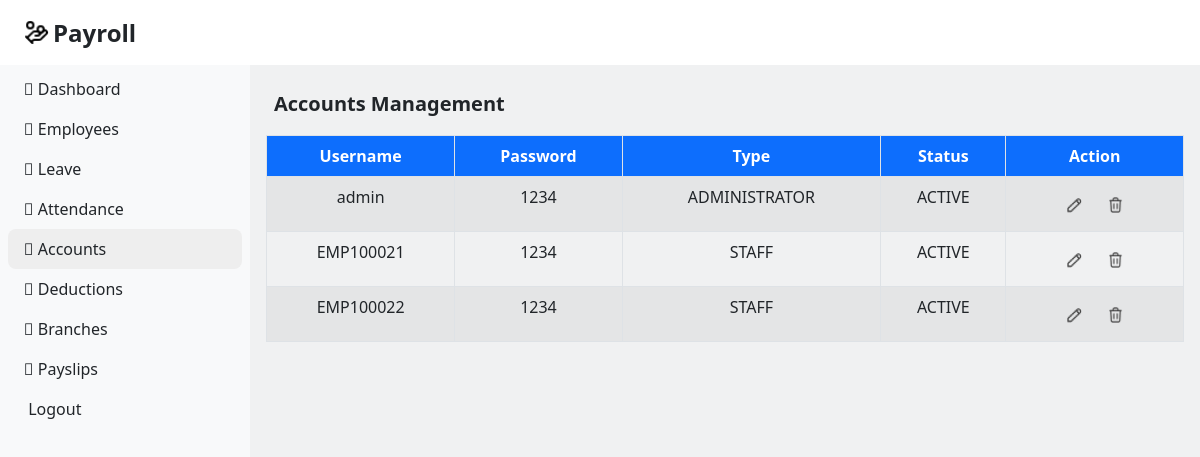
The app's page /accounts-management.php (signed in) with its own data.
### tables this page shows
CREATE TABLE `tblaccounts` (
  `username` varchar(50) NOT NULL,
  `userpass` varchar(50) NOT NULL,
  `usertype` varchar(50) NOT NULL,
  `userstatus` varchar(50) NOT NULL,
  `createdby` varchar(50) NOT NULL,
  `datecreated` varchar(50) NOT NULL
);

### accounts-management.php (the view, shortened to what this page needs)
<?php
require_once "config.php";
$sql = "SELECT * FROM tblaccounts";
$result = mysqli_query($link, $sql);
?>
<!DOCTYPE html>
<html lang="en">
<head>
    <link rel="stylesheet" href="sidebar.css">
    <link rel="stylesheet" href="https://pro.fontawesome.com/releases/v5.10.0/css/all.css">
    <link href="https://cdn.jsdelivr.net/npm/bootstrap@5.2.3/dist/css/bootstrap.min.css" rel="stylesheet"
 />
</head>
<body>
    <div class="main-container d-flex">
        <div class="sidebar bg-light text-dark" id="side_nav">
            <div class="header-box bg-white px-2 pt-3 pb-3 d-flex align-items-center" style="height:65px">
                <img src="hand-coins.png" height="25" class="ms-3"><span
                    class="text-dark fs-4 fw-bold ms-1 me-4">Payroll</span>
            </div>
            <ul class="list-unstyled px-2 text-dark bg-light mt-1">
                <li class=""><a href="dashboard.php" class="text-decoration-none px-3 py-2 d-block text-dark">
                        <i class="fal fa-home"></i> Dashboard
                    </a></li>
                <li class=""><a href="employees-management.php"
                        class="text-decoration-none px-3 py-2 d-block text-dark"><i class="fal fa-users">
                        </i>
                        Employees</a></li>
                <li class=""><a href="leave-management-admin.php"
                        class="text-decoration-none px-3 py-2 d-block text-dark"><i class="fal fa-arrow-circle-left">
                        </i> Leave</a></li>
                <li class=""><a href="attendance-management-admin.php"
                        class="text-decoration-none px-3 py-2 d-block text-dark"><i class="fal fa-clock"></i>
                        Attendance</a></li>
                <li class="active"><a href="accounts-management.php"
                        class="text-decoration-none px-3 py-2 d-block text-dark"><i class="fal fa-users"></i>
                        Accounts</a></li>
                <li class=""><a href="deductions-management.php"
                        class="text-decoration-none px-3 py-2 d-block text-dark"><i class="fal fa-minus"></i>
                        Deductions</a></li>
                <li class=""><a href="branches-management.php"
                        class="text-decoration-none px-3 py-2 d-block text-dark"><i class="fal fa-building"></i>
                        Branches</a></li>
                <li class=""><a href="payslips-management.php"
                        class="text-decoration-none px-3 py-2 d-block text-dark"><i class="fal fa-file"></i>
                        Payslips</a></li>
                <li class=""><a href="logout.php" class="text-decoration-none px-3 py-2 d-block text-dark">
                        Logout</a></li>
            </ul>
        </div>
        <div class="content bg-secondary bg-opacity-10">
            <nav class="navbar navbar-expand-md navbar-white bg-white" style="height:65px">
            </nav>
            <div class="d-flex align-items-center  justify-content-between me-4 ms-4 mt-4">
                <span class="fs-5 fw-bold">Accounts Management</span>
            </div>
            <div class="table-responsive m-3">
                <table class="table table-bordered table-striped text-center p-1" id="table">
                    <thead>
                        <tr class="bg-primary text-white">
                            <th>Username</th>
                            <th>Password</th>
                            <th>Type</th>
                            <th>Status</th>
                            <th>Action</th>
                        </tr>
                    </thead>
                    <tbody>
                        <?php
                        while ($row = mysqli_fetch_assoc($result)) {
                            echo "<tr>";
                            echo "<td>" . $row['username'] . "</td>";
                            echo "<td>" . $row['userpass'] . "</td>";
                            echo "<td>" . $row['usertype'] . "</td>";
                            echo "<td>" . $row['userstatus'] . "</td>";
                            echo "<td>";
                            echo "<a class='btn btn-small editbtn'><img src='editicon.png' alt='Edit' height='15' width='15'></a>";
                            echo "<a class='btn btn-small deletebtn'><img src='deleteicon.png' alt='Edit' height='17' width='15'></a>";
                            echo "</td>";
                            echo "</tr>";
                        }
                        ?>
                    </tbody>
                </table>
            </div>
        </div>
    </div>
</body>
</html>

### sidebar.css (style rules this page uses)
body { background: #eee; }
#side_nav { min-width: 250px; max-width: 250px; transition: all 0.3s; }
.content { min-height: 100vh; width: 100%; }
.sidebar li.active { background: #eee; border-radius: 8px; }
.sidebar li.active a, .sidebar li.active a:hover { color: #000; }
.sidebar li a { color: #fff; }

### records on screen
tblaccounts: username "admin", userpass "1234", usertype "ADMINISTRATOR", userstatus "ACTIVE"
tblaccounts: username "EMP100021", userpass "1234", usertype "STAFF", userstatus "ACTIVE"
tblaccounts: username "EMP100022", userpass "1234", usertype "STAFF", userstatus "ACTIVE"
